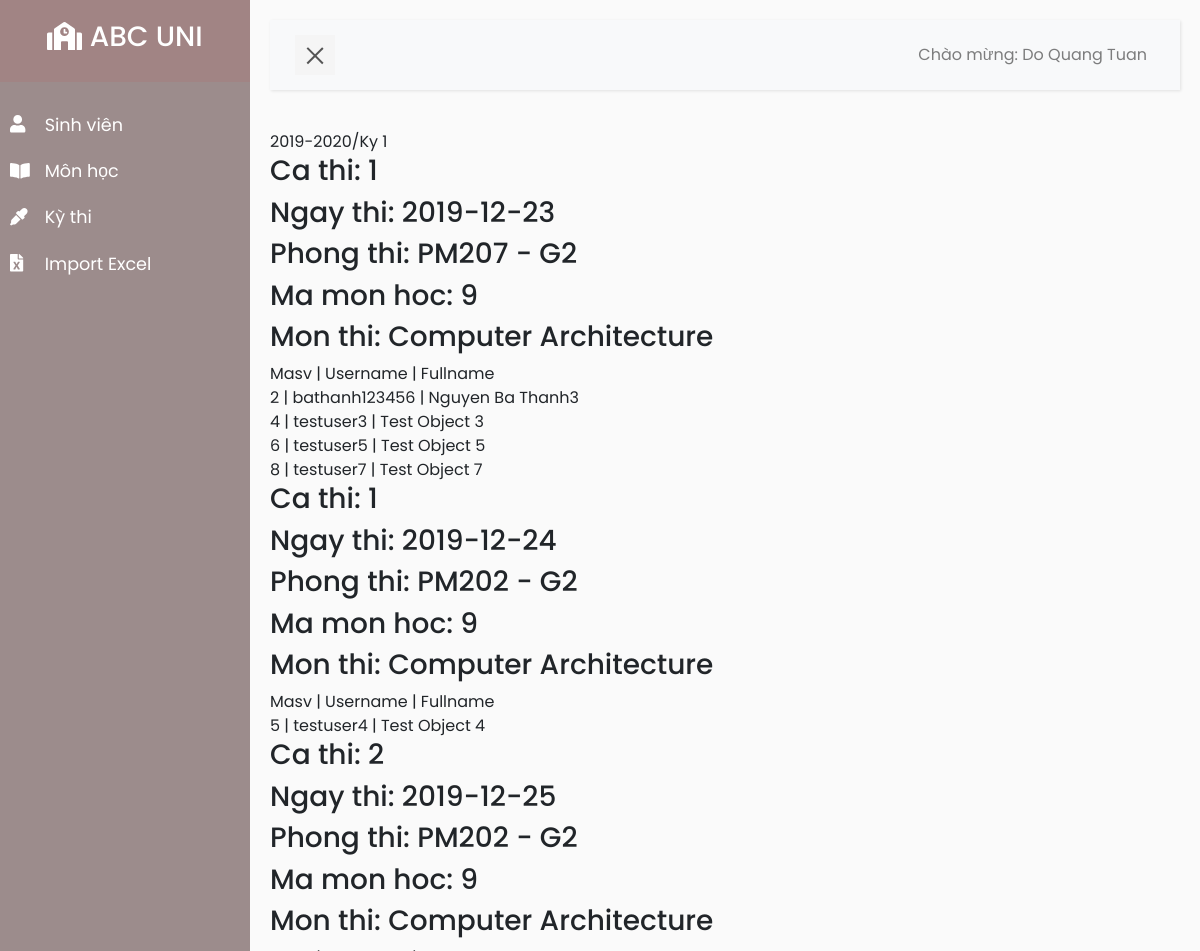
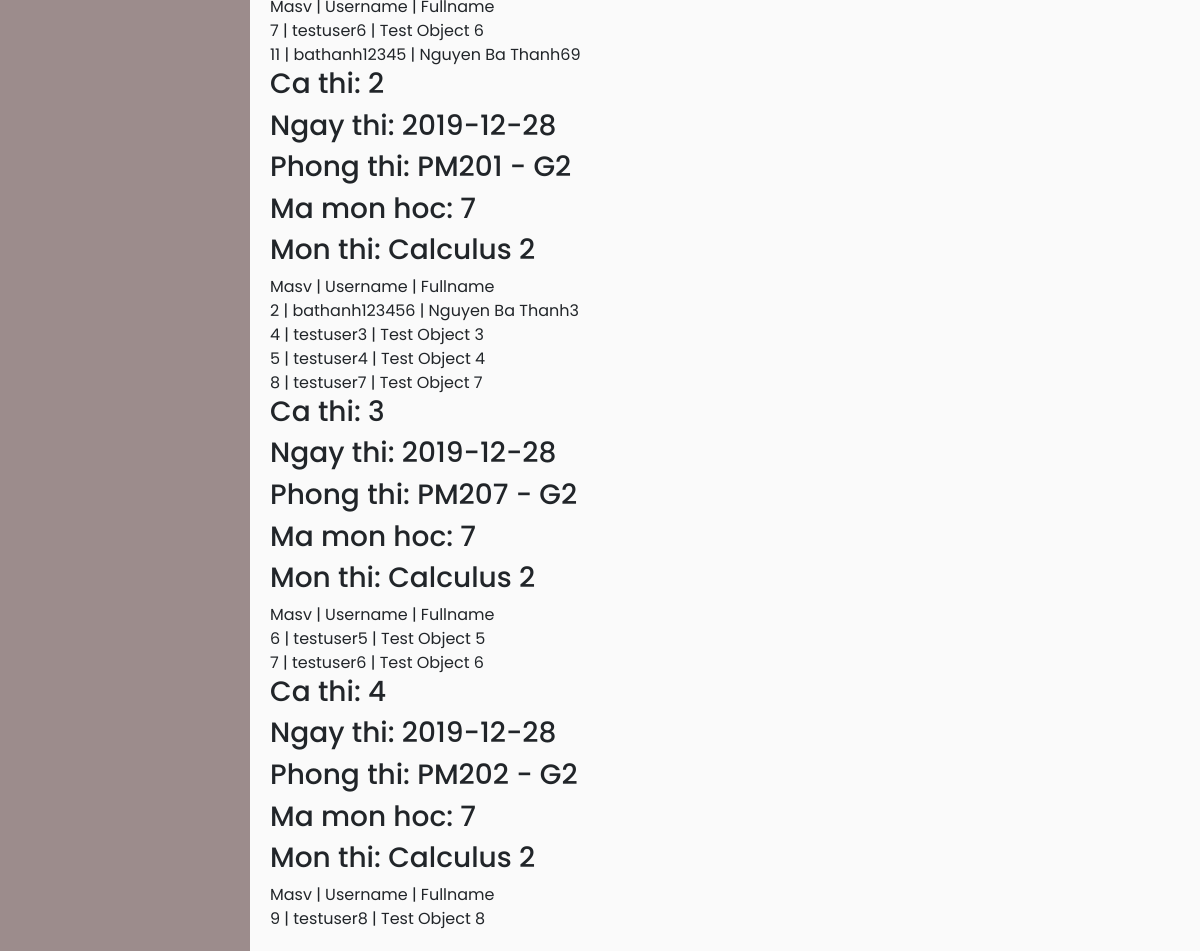
The app's page /admin.php?location=kythi&&kythi_id=3&&getAll=1 (signed in) with its own data (2 pictures, top to bottom).
### tables this page shows
CREATE TABLE `kythi` (
  `kythi_id` int(11) NOT NULL,
  `ten_ky_thi` varchar(100) NOT NULL
);

CREATE TABLE `cathi` (
  `cathi_id` int(11) NOT NULL,
  `room_id` int(11) NOT NULL,
  `hocphan_id` int(11) NOT NULL,
  `kythi_id` int(11) NOT NULL,
  `ngaythi` date NOT NULL,
  `cathi` int(11) NOT NULL
);

CREATE TABLE `room` (
  `room_id` int(11) NOT NULL,
  `room_name` varchar(45) NOT NULL,
  `max_slot` int(11) NOT NULL
);

CREATE TABLE `hocphan` (
  `hocphan_id` int(11) NOT NULL,
  `ten_mon_hoc` varchar(100) NOT NULL,
  `teacher_id` int(11) NOT NULL DEFAULT '1'
);

CREATE TABLE `sv_cathi` (
  `sv_id` int(11) NOT NULL,
  `cathi_id` int(11) NOT NULL
);

CREATE TABLE `user` (
  `user_id` int(11) NOT NULL,
  `username` varchar(100) NOT NULL,
  `password` varchar(100) NOT NULL,
  `fullname` varchar(200) NOT NULL,
  `isAdmin` int(11) NOT NULL DEFAULT '0'
);

### admin/model/Data.php (called while the page is built, shortened)
<?php
require_once("core/data/PDOData.php");
class Data {
  public function getStudentByExam($cathi, $ngaythi, $room_id) {
    $db = new PDOData();
    $data = $db->doPreparedQuery("
    select  sc.sv_id, u.username, u.fullname,
            k.kythi_id, k.ten_ky_thi,
            sc.cathi_id, c.cathi, c.ngaythi,
            r.room_id, r.room_name,
            h.hocphan_id, h.ten_mon_hoc
    from sv_cathi sc
    inner join cathi c
    on sc.cathi_id = c.cathi_id
    inner join user u
    on sc.sv_id = u.user_id
    inner join room r
    on c.room_id = r.room_id
    inner join hocphan h
    on c.hocphan_id = h.hocphan_id
    inner join kythi k
    on c.kythi_id = k.kythi_id
    where c.cathi = ? and c.ngaythi = ? and r.room_id = ?
    order by c.cathi, c.ngaythi, r.room_id;
    ", array($cathi, $ngaythi, $room_id));
    return $data;
  }
  public function getSemesterName($kythi_id) {
    $db = new PDOData();
    $data = $db->doPreparedQuery("
      select *
      from kythi
      where kythi_id = ?
    ", array($kythi_id));
    return $data;
  }
  public function groupBy_CaThi_NgayThi_PhongThi($kythi_id) {
    $db = new PDOData();
    $data = $db->doPreparedQuery("
      select  k.kythi_id, k.ten_ky_thi,
              sc.cathi_id, c.cathi, c.ngaythi,
              r.room_id, r.room_name
      from sv_cathi sc
      inner join cathi c
      on sc.cathi_id = c.cathi_id
      inner join room r
      on c.room_id = r.room_id
      inner join kythi k
      on c.kythi_id = k.kythi_id
      where k.kythi_id = ?
      group by c.cathi, c.ngaythi, r.room_id
      order by c.cathi, c.ngaythi, r.room_id;
    ", array($kythi_id));
    return $data;
  }
}

### core/data/PDOdata.php (called while the page is built, shortened)
<?php
class PDOData {
  private $db = null;
  private $servername = "localhost:3307";
  private $database = "abcuni_db";
  private $username = "root";
  private $password = "quangtuan99";
  public function __construct() {
    try {
      $this->db = new PDO("mysql:host=$this->servername;dbname=$this->database", $this->username, $this->password);
    } catch(PDOException $e) { echo $e->getMessage();	}
  }
  public function __destruct() {
    try {
      $this->db = null;
    } catch(PDOException $e) { echo $e->getMessage();	}
  }
  public function doPreparedQuery($queryTmpl, $paras) {
    $ret = array();
    try {
      $stmt = $this->db->prepare($queryTmpl);
      foreach ($paras as $k=>$v) $stmt->bindValue($k+1, $v);
      $stmt->execute();
      while ($row = $stmt->fetch(PDO::FETCH_ASSOC)) {
        $ret[] = $row;
      }
    } catch(PDOException $e) {	echo $e; }
    return $ret;
  }
}

### admin/view/DataView.php (the view, shortened to what this page needs)
<?php
class DataView {
  private $data;
  public function __construct($data) {
    $this->data = $data;
    $this->current_path = "http://$_SERVER[HTTP_HOST]$_SERVER[REQUEST_URI]";
    $arr = explode('&&', $this->current_path);
    $path = "";
    for ($i = 0; $i < count($arr); ++$i){
      if ($i == 0){
        $path .= $arr[$i];
      }
      else {
        if (strpos($arr[$i], 'modify') === false) {
          $path .= '&&' . $arr[$i];
        }
      }
    }
    $this->current_path = $path;
  }
  public function studentByExamView() {
    $html = "";
    $html .= '<h3>Ca thi: '.$this->data[0]["cathi"].'</h3>';
    $html .= '<h3>Ngay thi: '.$this->data[0]["ngaythi"].'</h3>';
    $html .= '<h3>Phong thi: '.$this->data[0]["room_name"].'</h3>';
    $html .= '<h3>Ma mon hoc: '.$this->data[0]["hocphan_id"].'</h3>';
    $html .= '<h3>Mon thi: '.$this->data[0]["ten_mon_hoc"].'</h3>';
    $html .= 'Masv | ';
    $html .= 'Username | ';
    $html .= 'Fullname<br />';
    foreach($this->data as $std){
      $html .= $std["sv_id"] . ' | ';
      $html .= $std["username"] . ' | ';
      $html .= $std["fullname"] . '<br />';
    }
    return $html;
  }
}

### admin/control/DataManager.php (shortened to what this page needs)
<?php
require_once("admin/model/Data.php");
require_once("admin/view/DataView.php");
class DataManager {
  public function showSemesterList() {
    if (isset($_GET["kythi_id"]) && $_GET["kythi_id"] != ""){
      $this->showExamListBySemester();
    }
  }
  public function showExamListBySemester() {
    $model = new \admin\model\Data();
    $data = $model->getExamListBySemester($_GET["kythi_id"]);
    $semester_name = $model->getSemesterName($_GET["kythi_id"])[0]["ten_ky_thi"];
    echo $semester_name . '<br />';
    if (isset($_GET["getAll"])){
      $examGroup = $model->groupBy_CaThi_NgayThi_PhongThi($_GET["kythi_id"]);
      foreach ($examGroup as $group){
        $stdList = $model->getStudentByExam($group["cathi"], $group["ngaythi"], $group["room_id"]);
        $view = new \admin\view\DataView($stdList);
        echo $view->studentByExamView();
      }
    }
    else {
      $view = new \admin\view\DataView($data);
      echo $view->examListView();
    }
  }
}

### css/style5.css (style rules this page uses)
body { font-family: 'Poppins', sans-serif; background: #fafafa; }

### records on screen
kythi: ten_ky_thi "2019-2020/Ky 1", cathi.cathi "1", cathi.ngaythi "2019-12-23", room.room_name "PM207 - G2", hocphan.hocphan_id "9", hocphan.ten_mon_hoc "Computer Architecture", studentByExamView "Masv | Username |", cathi.ngaythi "2019-12-24", room.room_name "PM202 - G2", cathi.cathi "2", cathi.ngaythi "2019-12-25", cathi.ngaythi "2019-12-28", room.room_name "PM201 - G2", hocphan.hocphan_id "7", hocphan.ten_mon_hoc "Calculus 2", cathi.cathi "3", cathi.cathi "4"
sv_cathi: value "2 | bathanh123456 |", sv.fullname "Nguyen Ba Thanh3"
sv_cathi: value "4 | testuser3 |", sv.fullname "Test Object 3"
sv_cathi: value "6 | testuser5 |", sv.fullname "Test Object 5"
sv_cathi: value "8 | testuser7 |", sv.fullname "Test Object 7"
sv_cathi: value "5 | testuser4 |", sv.fullname "Test Object 4"
sv_cathi: value "7 | testuser6 |", sv.fullname "Test Object 6"
sv_cathi: value "11 | bathanh12345 |", sv.fullname "Nguyen Ba Thanh69"
sv_cathi: value "2 | bathanh123456 |", sv.fullname "Nguyen Ba Thanh3"
sv_cathi: value "4 | testuser3 |", sv.fullname "Test Object 3"
sv_cathi: value "5 | testuser4 |", sv.fullname "Test Object 4"
sv_cathi: value "8 | testuser7 |", sv.fullname "Test Object 7"
sv_cathi: value "6 | testuser5 |", sv.fullname "Test Object 5"
sv_cathi: value "7 | testuser6 |", sv.fullname "Test Object 6"
sv_cathi: value "9 | testuser8 |", sv.fullname "Test Object 8"

### other values on screen
$_SESSION["fullname"] "Do Quang Tuan"
